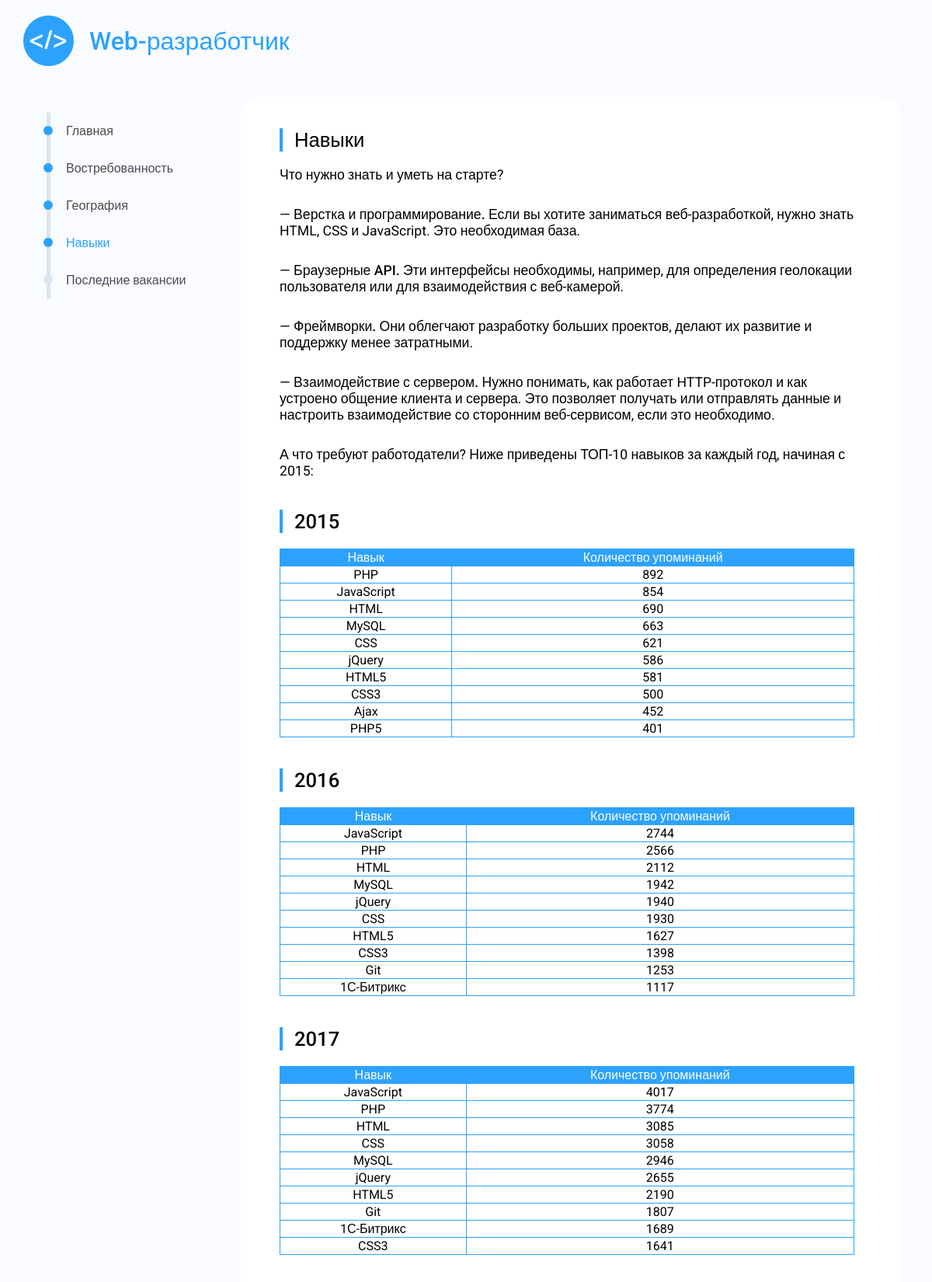
Screenshot of /skills/ (upper part) with the database file from the repository.
### app1/models.py (models this page shows, shortened)
class SkillsPage(models.Model):
    title = models.CharField('Заголовок', max_length=50)
    text = models.TextField('Текст', blank=True, null=True)
    image = models.ImageField('Изображение', upload_to='images/', blank=True, null=True)
    class Meta:
        verbose_name = 'Параграф'
        verbose_name_plural = 'Страница "Навыки"'

class Years(models.Model):
    year = models.IntegerField('Год')
    def __str__(self):
        return str(self.year)
    class Meta:
        verbose_name = 'Год'
        verbose_name_plural = 'Года - Страница "Навыки"'

class Skills(models.Model):
    year = models.ForeignKey('Years', on_delete=models.PROTECT)
    title = models.CharField('Название', max_length=50)
    count = models.IntegerField('Количество упоминаний')
    class Meta:
        verbose_name = 'Навык'
        verbose_name_plural = 'Навыки'

### app1/views.py (the view)
# urls.py: path('skills/', view.skills_page, name='skills'),
def skills_page(request):
    data = {
        'paragraphs': SkillsPage.objects.all(),
        'skills': Skills.objects.all(),
        'years': Years.objects.all()
    }
    return render(request, 'skills.html', context=data)

### templates/skills.html (shortened to what this page needs)
<!doctype html>
{% load static %}
<html lang="en">
<head>
    <link rel="stylesheet" type="text/css" href="{% static "/css/main.css" %}" />
</head>
<body>
    <header class="header">
        <div class="container">
            <a class="header__a" href="{% url 'index' %}">
                <img class="header__logo" src="{% static "img/logo.png" %}" alt="Логотип">
                <h1>Web-разработчик</h1>
            </a>
        </div>
    </header>
    <main class="container">
        <ul class="navigation">
            <li class="visited"><a href="{% url 'index' %}">Главная</a></li>
            <li class="visited"><a href="{% url 'demand' %}">Востребованность</a></li>
            <li class="visited"><a href="{% url 'geography' %}">География</a></li>
            <li class="current"><a href="{% url 'skills' %}">Навыки</a></li>
            <li><a href="">Последние вакансии</a></li>
        </ul>
        <div class="main-content">
            <div class="main-content__wrapper">
                {% block content %}
                    {% for p in paragraphs %}
                        <h2>{{ p.title }}</h2>
                        {% if p.text|length > 1 %}
                            {{ p.text|safe }}
                        {% endif %}
                    {% endfor %}
                    {% for year in years %}
                    <h2>{{ year }}</h2>
                        <table border="1">
                        <tr>
                            <th>Навык</th>
                            <th>Количество упоминаний</th>
                        </tr>
                            {% for skill in skills %}
                                {% if skill.year == year %}
                                    <tr><td>{{ skill.title }}</td><td>{{ skill.count }}</td></tr>
                                {% endif %}
                            {% endfor %}
                        </table>
                    {% endfor %}
                {% endblock %}
            </div>
        </div>
    </main>
</body>
</html>

### app1/static/css/main.css (style rules this page uses)
* { box-sizing: border-box; }
body { font-family: "Roboto", sans-serif; font-weight: 400; background-color: #F9FBFE; margin: 0; overflow-x: hidden; }
ul { list-style: none; padding: 0; margin: 0; }
li { list-style-type: none; }
p { margin: 0; }
a { outline: none; text-decoration: none; }
h1, h2, h3, h4 { margin: 0; }
.container { max-width: 1280px; margin: 0 auto; padding: 0 10px }

### app1/static/css/header.css (style rules this page uses)
.header__a { padding: 20px; color: #2CA2FD; display: inline-flex; align-items: center; transition: opacity 0.3s ease; }
.header__logo { height: 65px; }
.header__a h1 { margin-left: 20px; font-weight: 500; }

### app1/static/css/navigation.css (style rules this page uses)
.navigation { list-style: none; padding: 0; margin: 40px 0 0 50px; border-left: 5px solid #DAE4F1; position: fixed; }
.navigation li { line-height: 3em; }
.navigation a { text-decoration: none; display: block; color: #4A4B4D; }
.navigation a:before { content: ""; display: inline-block; background: #DAE4F1; width: 12px; height: 12px; left: -9px; position: relative; border-radius: 50%; margin-right: .5em; }
.navigation .visited a:before { background: #2CA2FD; }
.navigation .current a { color: #2CA2FD; }
.navigation .current a:before { background: #2CA2FD; }

### app1/static/css/main-content.css (style rules this page uses)
.main-content { margin-left: 300px; margin-right: 30px; padding-top: 20px; }
.main-content__wrapper { border-radius: 25px; padding: 40px 60px 50px 50px; margin-bottom: 60px; min-height: 500px; background: white; }
.main-content h2 { border-left: 4px solid #2CA2FD; margin-top: 40px; padding-left: 15px; font-weight: 500; margin-bottom: 20px; font-size: 1.6em; }
.main-content h2:first-child { margin-top: 0; }
.main-content p { margin-bottom: 30px; font-size: 1.1em; }
.main-content p b { font-weight: 500; }
.main-content table { width: 100%; border-collapse: collapse; border-color: #2CA2FD; }
.main-content th { background: #2CA2FD; color: white; font-weight: 500; }
.main-content td { text-align: center; }

### rows the page displays
SkillsPage: title "Навыки", text "Что нужно знать и уметь на старте? — Верстка и программирование. Если вы хотите заниматься веб-разработкой, нужно знать HTML, CSS и JavaScript. Это необходимая база. — Браузерные API. Эти интерфейсы необходимы, например, для определения геолокации пользователя или для взаимодействия с веб-камерой. — Фреймворки. Они облегчают разработку больших проектов, делают их развитие и поддержку менее затратными. — Взаимодействие с сервером. Нужно понимать, как работает HTTP-протокол и как устроено общение клиента и сервера. Это позволяет получать или отправлять данные и настроить взаимодействие со сторонним веб-сервисом, если это необходимо. А что требуют работодатели? Ниже приведены ТОП-10 навыков за…"
Years: year "2015"
Skills: title "PHP", count "892"
Skills: title "JavaScript", count "854"
Skills: title "HTML", count "690"
Skills: title "MySQL", count "663"
Skills: title "CSS", count "621"
Skills: title "jQuery", count "586"
Skills: title "HTML5", count "581"
Skills: title "CSS3", count "500"
Skills: title "Ajax", count "452"
Skills: title "PHP5", count "401"
Years: year "2016"
Skills: title "JavaScript", count "2744"
Skills: title "PHP", count "2566"
Skills: title "HTML", count "2112"
Skills: title "MySQL", count "1942"
Skills: title "jQuery", count "1940"
Skills: title "CSS", count "1930"
Skills: title "HTML5", count "1627"
Skills: title "CSS3", count "1398"
Skills: title "Git", count "1253"
Skills: title "1С-Битрикc", count "1117"
Years: year "2017"
Skills: title "JavaScript", count "4017"
Skills: title "PHP", count "3774"
Skills: title "HTML", count "3085"
Skills: title "CSS", count "3058"
Skills: title "MySQL", count "2946"
Skills: title "jQuery", count "2655"
Skills: title "HTML5", count "2190"
Skills: title "Git", count "1807"
Skills: title "1С-Битрикс", count "1689"
Skills: title "CSS3", count "1641"
